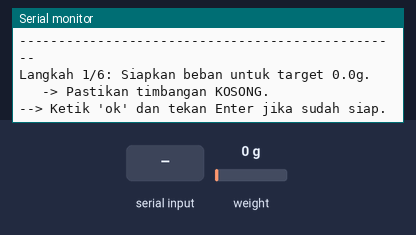
This sketch was run on a simulated Arduino Uno, built with avr-gcc and run on an emulated ATmega328P. Shown: the last lines printed to the serial monitor. The inputs (shaded band) are chosen by the test bench; at power-on: weight on the scale 0 g.

Above: at 1.0 s.
1.1 s: "1" received over Serial
At 1.8 s:
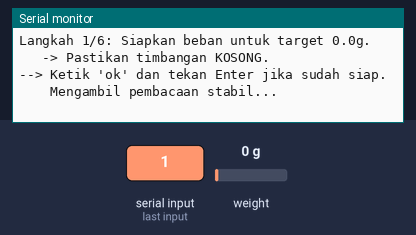
2.6 s: weight on the scale set to 100 g
At 4.7 s:
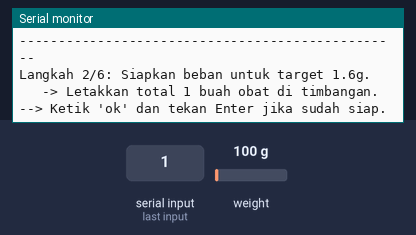

Measured:
- after the input at 1.1 s, the serial monitor: prints a new line at once (image 1)
- after the input at 2.6 s, the serial monitor: prints a new line after 1.5 s (image 2)

The sketch:

Cumulative_Calibration_Tool.ino
```cpp
#include "HX711.h"

HX711 scale;

// --- Konfigurasi Kalibrasi Kumulatif ---
const int JUMLAH_TITIK_KALIBRASI = 6;

// Kita buat sendiri titik berat kita berdasarkan apa yang kita punya.
// 0g, 1 obat, 2 obat, 3 obat, 4 obat, lalu 1 baterai.
float berat_kalibrasi[JUMLAH_TITIK_KALIBRASI] = {0.0, 1.6, 3.2, 4.8, 6.4, 50.0};

// Array untuk menyimpan hasil pembacaan nilai mentah.
long nilai_mentah_kalibrasi[JUMLAH_TITIK_KALIBRASI];

void run_calibration_routine() {
  Serial.println("\n--- Memulai Rutinitas Kalibrasi Kumulatif ---");
  Serial.println("Kita akan membuat titik kalibrasi dengan menumpuk beban.");
  Serial.println("-------------------------------------------------");

  for (int i = 0; i < JUMLAH_TITIK_KALIBRASI; i++) {
    Serial.print("Langkah ");
    Serial.print(i + 1);
    Serial.print("/");
    Serial.print(JUMLAH_TITIK_KALIBRASI);
    Serial.print(": Siapkan beban untuk target ");
    Serial.print(berat_kalibrasi[i], 1);
    Serial.println("g.");

    // Memberikan instruksi yang lebih jelas
    if (i == 0) {
      Serial.println("   -> Pastikan timbangan KOSONG.");
    } else if (i < 5) {
      Serial.print("   -> Letakkan total "); Serial.print(i); Serial.println(" buah obat di timbangan.");
    } else {
      Serial.println("   -> SINGKIRKAN semua obat, lalu letakkan BATERAI di timbangan.");
    }

    Serial.println("--> Ketik 'ok' dan tekan Enter jika sudah siap.");

    while (Serial.available() == 0) { delay(100); }
    while(Serial.available() > 0) { Serial.read(); }

    Serial.println("    Mengambil pembacaan stabil...");
    nilai_mentah_kalibrasi[i] = scale.read_average(30);

    Serial.print("    Nilai mentah tercatat: ");
    Serial.println(nilai_mentah_kalibrasi[i]);
    Serial.println("-------------------------------------------------");
  }

  Serial.println("\n--- KALIBRASI SELESAI ---");
  Serial.println("Salin dan simpan tabel kalibrasi ini!");
  Serial.println("Berat (g)\t->\tNilai Mentah");
  for (int i = 0; i < JUMLAH_TITIK_KALIBRASI; i++) {
    Serial.print(berat_kalibrasi[i], 1);
    Serial.print("g\t\t->\t");
    Serial.println(nilai_mentah_kalibrasi[i]);
  }
  Serial.println("\nSilakan reset perangkat untuk memulai pengukuran.");
}

void setup() {
  Serial.begin(115200);
  scale.begin(13, 14);

  run_calibration_routine();

  // if (scale.is_ready()) {
  //   run_calibration_routine();
  // } else {
  //   Serial.println("HX711 tidak ditemukan. Periksa pengkabelan.");
  //   run_calibration_routine();
  //   while (1);
  // }
}

void loop() {
  // Loop sengaja dikosongkan.
}
```
